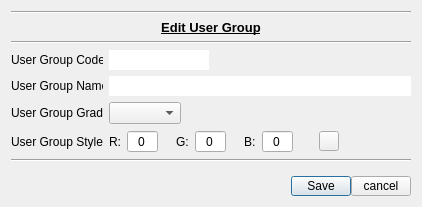
<?xml version="1.0" encoding="UTF-8"?>
<ui version="4.0">
 <class>dial_groups</class>
 <widget class="QDialog" name="dial_groups">
  <property name="geometry">
   <rect>
    <x>0</x>
    <y>0</y>
    <width>422</width>
    <height>207</height>
   </rect>
  </property>
  <property name="windowTitle">
   <string>UserGroups Dialog</string>
  </property>
  <layout class="QGridLayout" name="gridLayout">
   <item row="8" column="0">
    <spacer name="verticalSpacer">
     <property name="orientation">
      <enum>Qt::Vertical</enum>
     </property>
     <property name="sizeHint" stdset="0">
      <size>
       <width>20</width>
       <height>13</height>
      </size>
     </property>
    </spacer>
   </item>
   <item row="0" column="0">
    <widget class="Line" name="line_3">
     <property name="orientation">
      <enum>Qt::Horizontal</enum>
     </property>
    </widget>
   </item>
   <item row="2" column="0">
    <widget class="Line" name="line_2">
     <property name="orientation">
      <enum>Qt::Horizontal</enum>
     </property>
    </widget>
   </item>
   <item row="7" column="0">
    <widget class="Line" name="line">
     <property name="orientation">
      <enum>Qt::Horizontal</enum>
     </property>
    </widget>
   </item>
   <item row="9" column="0">
    <layout class="QHBoxLayout" name="hl_buttons">
     <property name="spacing">
      <number>0</number>
     </property>
     <item>
      <spacer name="horizontalSpacer">
       <property name="orientation">
        <enum>Qt::Horizontal</enum>
       </property>
       <property name="sizeHint" stdset="0">
        <size>
         <width>40</width>
         <height>10</height>
        </size>
       </property>
      </spacer>
     </item>
     <item>
      <widget class="QPushButton" name="pb_save">
       <property name="maximumSize">
        <size>
         <width>60</width>
         <height>20</height>
        </size>
       </property>
       <property name="text">
        <string>Save</string>
       </property>
      </widget>
     </item>
     <item>
      <widget class="QPushButton" name="pb_cancel">
       <property name="maximumSize">
        <size>
         <width>60</width>
         <height>20</height>
        </size>
       </property>
       <property name="text">
        <string>cancel</string>
       </property>
      </widget>
     </item>
    </layout>
   </item>
   <item row="6" column="0">
    <layout class="QHBoxLayout" name="hl_userGrpStyle">
     <item>
      <widget class="QLabel" name="l_userGrpStyle">
       <property name="minimumSize">
        <size>
         <width>92</width>
         <height>0</height>
        </size>
       </property>
       <property name="maximumSize">
        <size>
         <width>92</width>
         <height>16777215</height>
        </size>
       </property>
       <property name="text">
        <string>User Group Style: </string>
       </property>
      </widget>
     </item>
     <item>
      <widget class="QLabel" name="l_r">
       <property name="text">
        <string>R:</string>
       </property>
      </widget>
     </item>
     <item>
      <widget class="QSpinBox" name="sb_styleR">
       <property name="minimumSize">
        <size>
         <width>30</width>
         <height>0</height>
        </size>
       </property>
       <property name="alignment">
        <set>Qt::AlignCenter</set>
       </property>
       <property name="buttonSymbols">
        <enum>QAbstractSpinBox::NoButtons</enum>
       </property>
       <property name="prefix">
        <string/>
       </property>
       <property name="maximum">
        <number>255</number>
       </property>
      </widget>
     </item>
     <item>
      <spacer name="horizontalSpacer_5">
       <property name="orientation">
        <enum>Qt::Horizontal</enum>
       </property>
       <property name="sizeType">
        <enum>QSizePolicy::Fixed</enum>
       </property>
       <property name="sizeHint" stdset="0">
        <size>
         <width>12</width>
         <height>20</height>
        </size>
       </property>
      </spacer>
     </item>
     <item>
      <widget class="QLabel" name="l_g">
       <property name="text">
        <string>G:</string>
       </property>
      </widget>
     </item>
     <item>
      <widget class="QSpinBox" name="sb_styleG">
       <property name="minimumSize">
        <size>
         <width>30</width>
         <height>0</height>
        </size>
       </property>
       <property name="alignment">
        <set>Qt::AlignCenter</set>
       </property>
       <property name="buttonSymbols">
        <enum>QAbstractSpinBox::NoButtons</enum>
       </property>
       <property name="maximum">
        <number>255</number>
       </property>
      </widget>
     </item>
     <item>
      <spacer name="horizontalSpacer_6">
       <property name="orientation">
        <enum>Qt::Horizontal</enum>
       </property>
       <property name="sizeType">
        <enum>QSizePolicy::Fixed</enum>
       </property>
       <property name="sizeHint" stdset="0">
        <size>
         <width>12</width>
         <height>20</height>
        </size>
       </property>
      </spacer>
     </item>
     <item>
      <widget class="QLabel" name="l_b">
       <property name="text">
        <string>B:</string>
       </property>
      </widget>
     </item>
     <item>
      <widget class="QSpinBox" name="sb_styleB">
       <property name="minimumSize">
        <size>
         <width>30</width>
         <height>0</height>
        </size>
       </property>
       <property name="alignment">
        <set>Qt::AlignCenter</set>
       </property>
       <property name="buttonSymbols">
        <enum>QAbstractSpinBox::NoButtons</enum>
       </property>
       <property name="maximum">
        <number>255</number>
       </property>
      </widget>
     </item>
     <item>
      <spacer name="horizontalSpacer_3">
       <property name="orientation">
        <enum>Qt::Horizontal</enum>
       </property>
       <property name="sizeType">
        <enum>QSizePolicy::Fixed</enum>
       </property>
       <property name="sizeHint" stdset="0">
        <size>
         <width>20</width>
         <height>20</height>
        </size>
       </property>
      </spacer>
     </item>
     <item>
      <widget class="QPushButton" name="pb_userGrpStyle">
       <property name="maximumSize">
        <size>
         <width>20</width>
         <height>20</height>
        </size>
       </property>
       <property name="text">
        <string/>
       </property>
       <property name="autoDefault">
        <bool>false</bool>
       </property>
       <property name="flat">
        <bool>false</bool>
       </property>
      </widget>
     </item>
     <item>
      <spacer name="horizontalSpacer_2">
       <property name="orientation">
        <enum>Qt::Horizontal</enum>
       </property>
       <property name="sizeHint" stdset="0">
        <size>
         <width>40</width>
         <height>20</height>
        </size>
       </property>
      </spacer>
     </item>
    </layout>
   </item>
   <item row="1" column="0">
    <widget class="QLabel" name="l_message">
     <property name="maximumSize">
      <size>
       <width>16777215</width>
       <height>16777215</height>
      </size>
     </property>
     <property name="font">
      <font>
       <pointsize>10</pointsize>
       <weight>75</weight>
       <bold>true</bold>
       <underline>true</underline>
      </font>
     </property>
     <property name="text">
      <string>Edit User Group</string>
     </property>
     <property name="alignment">
      <set>Qt::AlignCenter</set>
     </property>
    </widget>
   </item>
   <item row="3" column="0">
    <layout class="QHBoxLayout" name="hl_userGrpCode">
     <item>
      <widget class="QLabel" name="l_userGrpCode">
       <property name="minimumSize">
        <size>
         <width>92</width>
         <height>0</height>
        </size>
       </property>
       <property name="maximumSize">
        <size>
         <width>92</width>
         <height>16777215</height>
        </size>
       </property>
       <property name="text">
        <string>User Group Code: </string>
       </property>
      </widget>
     </item>
     <item>
      <widget class="QLineEdit" name="le_userGrpCode">
       <property name="minimumSize">
        <size>
         <width>100</width>
         <height>0</height>
        </size>
       </property>
       <property name="maximumSize">
        <size>
         <width>100</width>
         <height>16777215</height>
        </size>
       </property>
       <property name="frame">
        <bool>false</bool>
       </property>
      </widget>
     </item>
     <item>
      <spacer name="horizontalSpacer_4">
       <property name="orientation">
        <enum>Qt::Horizontal</enum>
       </property>
       <property name="sizeHint" stdset="0">
        <size>
         <width>40</width>
         <height>20</height>
        </size>
       </property>
      </spacer>
     </item>
    </layout>
   </item>
   <item row="4" column="0">
    <layout class="QHBoxLayout" name="hl_userGrpName">
     <item>
      <widget class="QLabel" name="l_userGrpName">
       <property name="minimumSize">
        <size>
         <width>92</width>
         <height>0</height>
        </size>
       </property>
       <property name="maximumSize">
        <size>
         <width>92</width>
         <height>16777215</height>
        </size>
       </property>
       <property name="text">
        <string>User Group Name: </string>
       </property>
      </widget>
     </item>
     <item>
      <widget class="QLineEdit" name="le_userGrpName">
       <property name="frame">
        <bool>false</bool>
       </property>
      </widget>
     </item>
    </layout>
   </item>
   <item row="5" column="0">
    <layout class="QHBoxLayout" name="hl_userGrpGrade">
     <property name="topMargin">
      <number>0</number>
     </property>
     <property name="bottomMargin">
      <number>0</number>
     </property>
     <item>
      <widget class="QLabel" name="l_userGrpGrade">
       <property name="minimumSize">
        <size>
         <width>92</width>
         <height>0</height>
        </size>
       </property>
       <property name="maximumSize">
        <size>
         <width>92</width>
         <height>16777215</height>
        </size>
       </property>
       <property name="text">
        <string>User Group Grade:</string>
       </property>
      </widget>
     </item>
     <item>
      <widget class="QComboBox" name="cb_grade"/>
     </item>
     <item>
      <spacer name="horizontalSpacer_7">
       <property name="orientation">
        <enum>Qt::Horizontal</enum>
       </property>
       <property name="sizeHint" stdset="0">
        <size>
         <width>40</width>
         <height>20</height>
        </size>
       </property>
      </spacer>
     </item>
    </layout>
   </item>
  </layout>
 </widget>
 <tabstops>
  <tabstop>le_userGrpCode</tabstop>
  <tabstop>le_userGrpName</tabstop>
  <tabstop>cb_grade</tabstop>
  <tabstop>sb_styleR</tabstop>
  <tabstop>sb_styleG</tabstop>
  <tabstop>sb_styleB</tabstop>
  <tabstop>pb_userGrpStyle</tabstop>
  <tabstop>pb_save</tabstop>
  <tabstop>pb_cancel</tabstop>
 </tabstops>
 <resources/>
 <connections/>
</ui>
